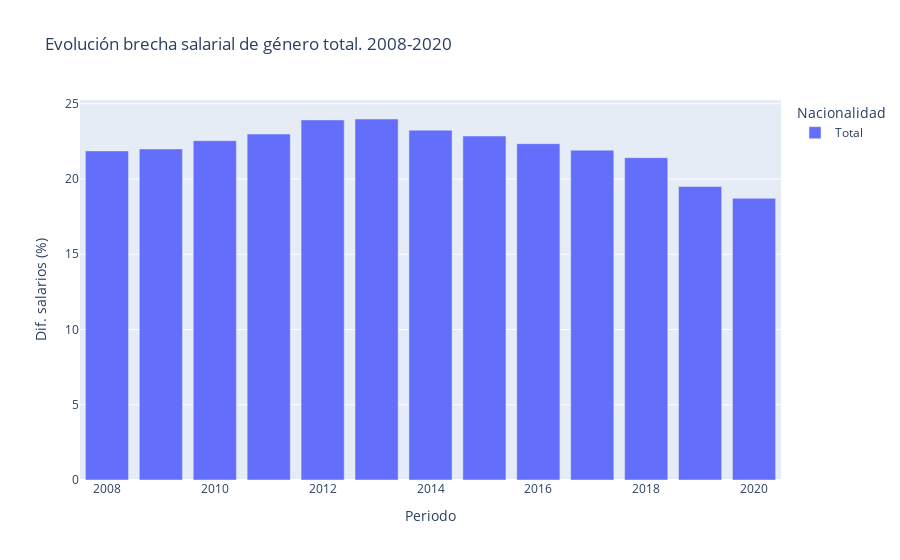

This figure's notebook cell:
### Code cell
fig = px.bar(df_dif_sexos[df_dif_sexos['Nacionalidad'] == 'Total'], x= 'Periodo', y='Dif. salarios (%)', color="Nacionalidad", title='Evolución brecha salarial de género total. 2008-2020')
fig.show()

### Figure 1 — Plotly figure (JSON) as saved in the notebook; plotly's stock layout.template omitted (floating-point values rounded to 4 significant figures)
{"data": [{"alignmentgroup": "True", "hovertemplate": "Nacionalidad=Total<br>Periodo=%{x}<br>Dif. salarios (%)=%{y}<extra></extra>", "legendgroup": "Total", "marker": {"color": "#636efa", "pattern": {"shape": ""}}, "name": "Total", "offsetgroup": "Total", "orientation": "v", "showlegend": true, "textposition": "auto", "type": "bar", "x": [2008, 2009, 2010, 2011, 2012, 2013, 2014, 2015, 2016, 2017, 2018, 2019, 2020], "xaxis": "x", "y": [21.87, 22, 22.55, 22.99, 23.93, 23.99, 23.25, 22.86, 22.35, 21.92, 21.42, 19.5, 18.72], "yaxis": "y"}], "layout": {"barmode": "relative", "legend": {"title": {"text": "Nacionalidad"}, "tracegroupgap": 0}, "title": {"text": "Evolución brecha salarial de género total. 2008-2020"}, "xaxis": {"anchor": "y", "domain": [0, 1], "title": {"text": "Periodo"}}, "yaxis": {"anchor": "x", "domain": [0, 1], "title": {"text": "Dif. salarios (%)"}}}}
